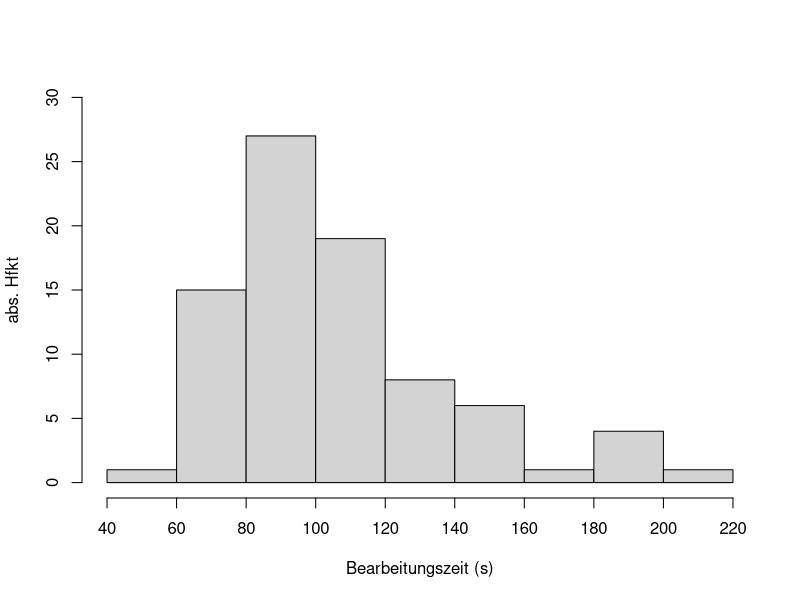
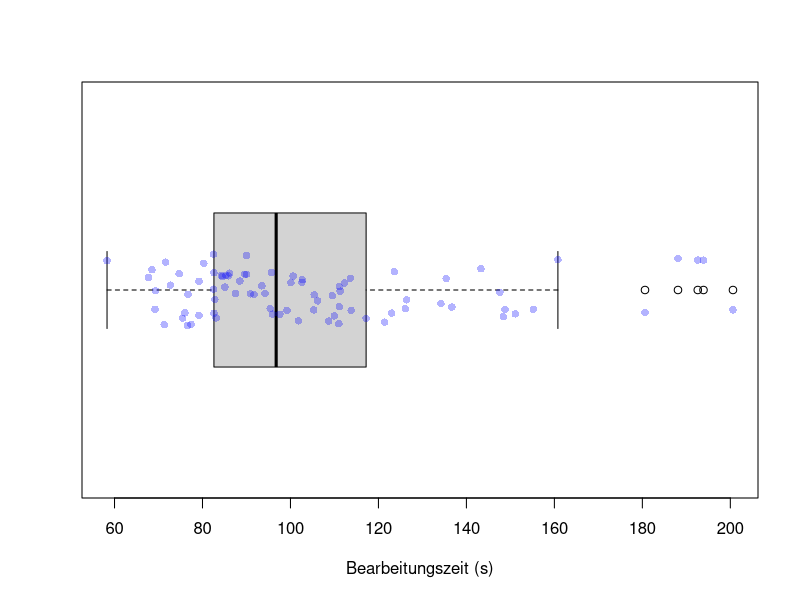
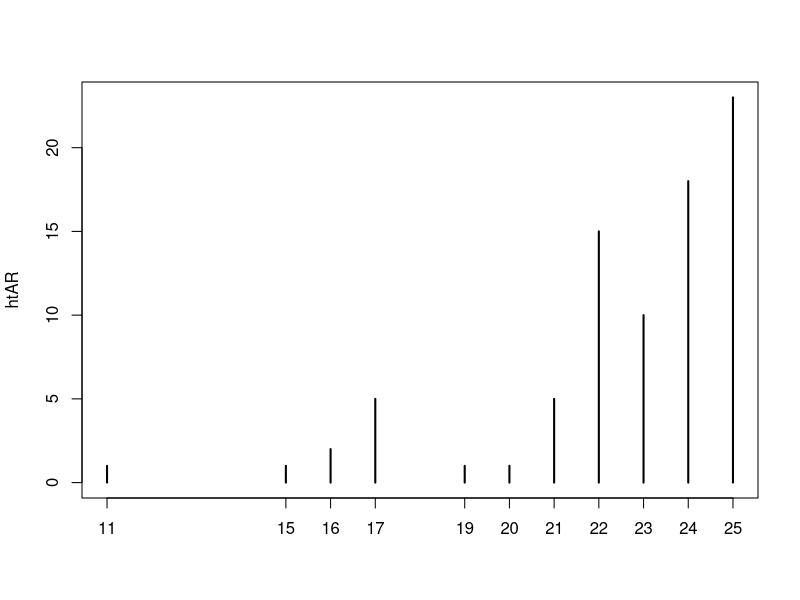
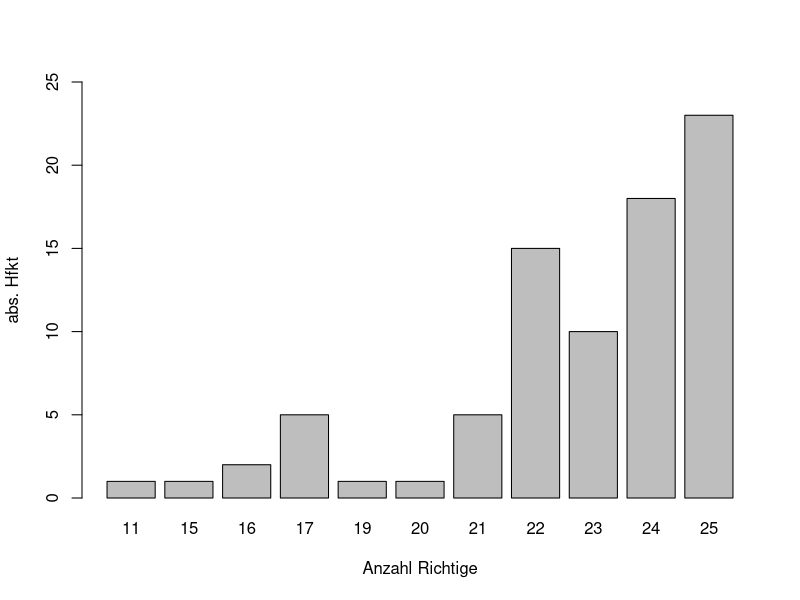
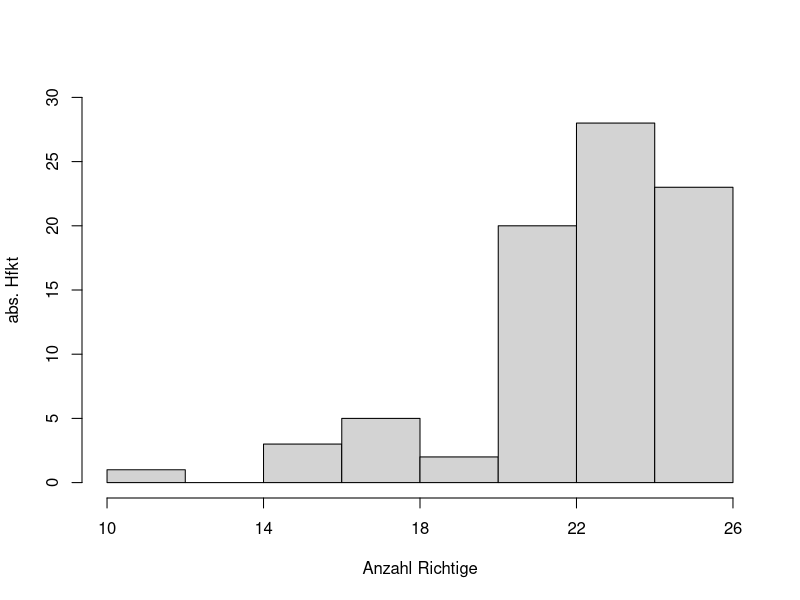
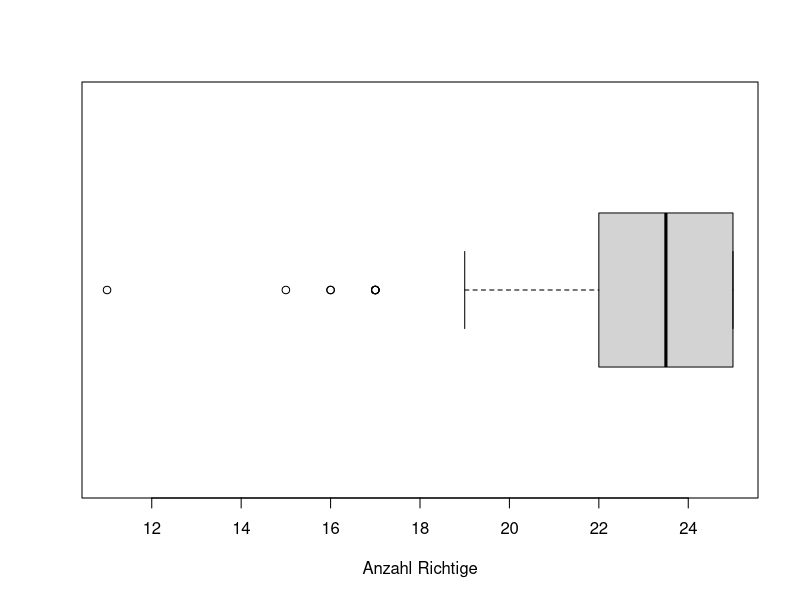
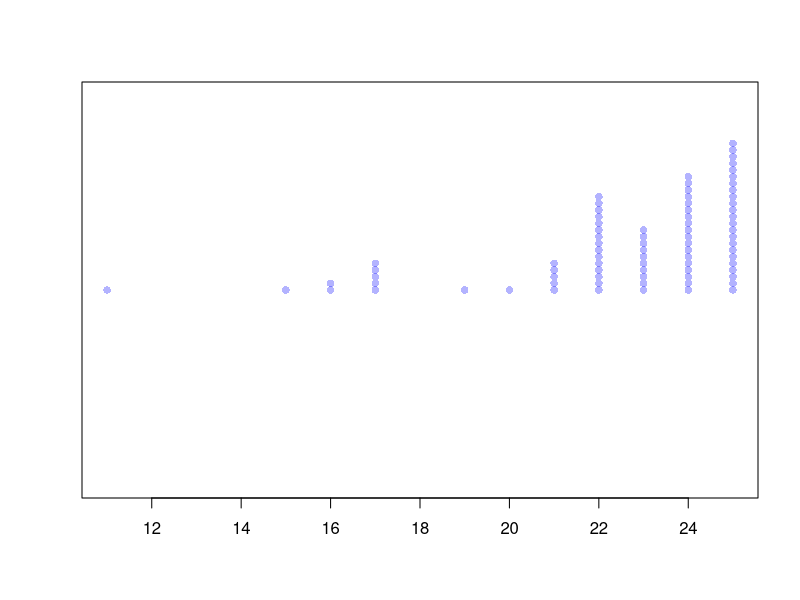
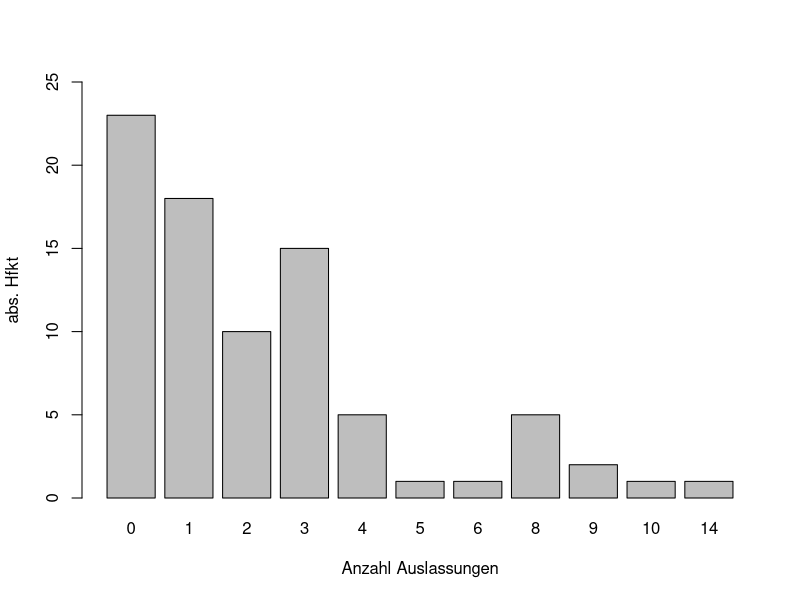

Write R code to recreate these figures, in order. (Note: this script raises an error after producing the figures.)
##### Fallstudien 1 - Projekt 2
##### Autor: Jorrit Kuehne
#####

library(scales)

setwd("C:/Users/jorri/Documents/GitHub/fallstudien/Projekt 2")

data = read.table("Konzentrationsdaten.txt", header = T)

{
dataG1 = data[data$gruppe == 1, ]
dataG2 = data[data$gruppe == 2, ]
dataG1D1 = dataG1[dataG1$durchgang == 1, ]
dataG1D2 = dataG1[dataG1$durchgang == 2, ]
dataG2D1 = dataG2[dataG2$durchgang == 1, ]
dataG2D2 = dataG2[dataG2$durchgang == 2, ]
dataD1 = data[data$durchgang == 1, ]
dataD2 = data[data$durchgang == 2, ]
dataD1GU = dataD1[dataD1$test_typ == "gu", ]
dataD1UG = dataD1[dataD1$test_typ == "ug", ]
}

n = length(data$id) / 2
n

################## DESKRIPTION ALLER VARIABLEN (UNIVARIAT) #####################

    # gruppe
table(data$gruppe)

    # durchgang (irrelevant -> fuer Jede id liegen 2 Durchgaenge vor)
table(data$durchgang)

    # test_typ (irrelevant -> ableitbar aus gruppe und durchgang)
table(data$test_typ)

    # B (Bearbeitungszeit)

# Kennzahlen
summB = summary(data$B, quantile.type = 2)
summB
sdB = sd(data$B)
sdB

# Histogramm
{
hist(data$B,
     main = "",
     xlim = c(40, 220),
     ylim = c(0,30),
     xlab = "Bearbeitungszeit (s)",
     ylab = "abs. Hfkt",
     xaxt = "n"
     )
axis(1, at = seq(40, 220, 20))
}

# Boxplot
boxplot(data$B,
        horizontal = TRUE,
        xlab = "Bearbeitungszeit (s)"
        )

# 1-D Streudiagramm
stripchart(data$B,
           method = "jitter",
           pch = 16,
           col = alpha("blue", 0.3),
           #vertical = TRUE,
           add = TRUE
           )

    # AR (Anzahl Richtige)

# Kennzahlen
summary(data$AR, quantile.type = 2)
sd(data$AR)

# HauefigkeitsTabelle (gut)
htAR = table(data$AR)
htAR

plot(htAR) # (??)

# Balkendiagramm (gut)
barplot(table(data$AR),
        ylim = c(0, 25),
        xlab = "Anzahl Richtige",
        ylab = "abs. Hfkt"
        )

# Histogramm (hier eher nicht sinnvoll)
{
hist(data$AR,
     ylim = c(0, 30),
     xaxt = "n",
     main = "",
     ylab = "abs. Hfkt",
     xlab = "Anzahl Richtige"
     )
axis(1, at = seq(10, 26, 4))
}

# Boxplot (hier eher nicht sinnvoll)
boxplot(data$AR,
        horizontal = TRUE,
        xlab = "Anzahl Richtige"
        )

# 1-D Streudiagramm (??)
stripchart(data$AR,
           method = "stack",
           pch = 16,
           col = alpha("blue", 0.3),
           #vertical = TRUE,
           #add = TRUE
           )

    # AA (Anzahl Auslassungen) <=> 25 - AR

# Kennzahlen
summary(data$AA, quantile.type = 2)
sd(data$AA)

# HauefigkeitsTabelle ("spiegelt" die von AR)
htAA = table(data$AA)
htAA

# Balkendiagramm ("spiegelt" das von AR)
barplot(table(data$AA),
        ylim = c(0, 25),
        xlab = "Anzahl Auslassungen",
        ylab = "abs. Hfkt"
        )

    # AF (Anzahl Falscher)

# Kennzahlen
summary(data$AF, quantile.type = 2)
sd(data$AF)

# Haeufigkeitstabelle
htAF = table(data$AF)
htAF

# Balkendiagramm
barplot(table(data$AF))


# Versuch von stacked Barplots
m = matrix(data = c(rev(htAR), htAA, htAF, rep(0, 6)), ncol = 3)
t = as.table(m)
colnames(t) = c("AR", "AA", "AF")
t
.
barplot(t,
        horiz = TRUE,
        las = 1,
        #col = c("red", "blue")
        xaxt = "n"
        )

text(x = cumsum(rev(htAR)) - 1, 
     y = 1,
     labels = rev(names(htAR))
     )
text(x = cumsum(htAA) - 1,
     y = 2,
     labels = names(htAA)
     )
text(x = cumsum(htAF) - 1,
     y = 3,
     labels = names(htAF)
     )
.

    # KL (Konzentrationsleistung)

# Kennzahlen
summary(data$KL, quantile.type = 2)
sd(data$KL)

# Boxplot
boxplot(data$KL,
        horizontal = TRUE,
        xlab = "Konzentrationsleistung"
        )

# Stripchart
stripchart(data$KL,
           method = "jitter",
           pch = 16,
           col = alpha("blue", 0.5),
           xlab = "Konzentrationsleistung",
           add = TRUE
           )

# Histogramm
hist(data$KL,
     breaks = seq(-40, 30, 5))

# Spielerei
#plot(data$KL)
#points(lowess(data$KL), type = "l", col = "red")
#index = 1:82
#abline(lm(data$KL ~ index)$coefficients, col = "blue")

################################################################################

  # DESKRIPTION zu Aufgabe 1 KONZENTRATIONSSCORE

hist(dataD1GU$KL,
     main = "Hist KL Durchgang 1 GU",
     #xlim = c(-30, 20),
     #ylim = c(0, 5),
     breaks = seq(-30, 20, 2)
     )

hist(dataD1UG$KL,
     main = "Hist KL Durchgang 1 UG",
     #xlim = c(-30, 20),
     #ylim = c(0,5),
     breaks = seq(-30, 20, 2)
     )

summary(dataD1GU$KL, quantile.type = 2)
sd(dataD1GU$KL)
summary(dataD1UG$KL, quantile.type = 2)
sd(dataD1UG$KL)

##### DESKRIPTION zu Aufgabe 2

  ### Konzentrationsleistung
hist(dataD1$KL,
     main = "Hist KL Durchgang 1 GES",
     #xlim = c(-30, 20),
     #ylim = c(0, 5),
     breaks = seq(-40, 30, 2)
     )

hist(dataD2$KL,
     main = "Hist KL Durchgang 2 GES",
     #xlim = c(-30, 20),
     #ylim = c(0, 5),
     breaks = seq(-40, 30, 2)
     )

# D1
summary(dataD1$KL, quantile.type = 2)
sd(dataD1$KL)
# D2
summary(dataD2$KL, quantile.type = 2)
sd(dataD1$KL)
# Schauen ob der Quotient NV ist (unnoetig - da 2 stichproben t-test moegl.)
hist(dataD1$KL / dataD2$KL)
shapiro.test(dataD1$KL / dataD2$KL)


  ### Bearbeitungszeit
hist(dataD1$B,
     main = "Hist B Durchgang 1 GES",
     xlim = c(40, 250)
     )

hist(dataD2$B,
     main = "Hist B Durchgang 2 GES"
     )

# D1
summary(dataD1$B, quantile.type = 2)
sd(dataD1$B)
# D2
summary(dataD2$B, quantile.type = 2)
sd(dataD2$B)

##### DESKRIPTION zu Aufgabe 3: Unterschied in Verbesserung der KL?

  # siehe unten Tests zu Aufgabe 3


####################################################
############# ENDE DESKRIPTION #####################
####################################################


# Extremwert (aus allen Datensaetzen) entfernen
{
  data = data[- which(data$id == 14), ]
  dataG1 = data[data$gruppe == 1, ]
  dataG2 = data[data$gruppe == 2, ]
  dataG1D1 = dataG1[dataG1$durchgang == 1, ]
  dataG1D2 = dataG1[dataG1$durchgang == 2, ]
  dataG2D1 = dataG2[dataG2$durchgang == 1, ]
  dataG2D2 = dataG2[dataG2$durchgang == 2, ]
  dataD1 = data[data$durchgang == 1, ]
  dataD2 = data[data$durchgang == 2, ]
  dataD1GU = dataD1[dataD1$test_typ == "gu", ]
  dataD1UG = dataD1[dataD1$test_typ == "ug", ]
}

n = length(data$id) / 2
n

### Tests fuer Aufgabe 1 ###

# TODO



### Test fuer Aufgabe 2 ###

## Konzentrationsleistung

# TODO

## Bearbeitungszeit

  # Idee: Differenz D2 - D1 testen auf kleiner null?
deltaB = dataD2$B - dataD1$B
hist(deltaB,
     breaks = seq(-100, 60, 10) 
     )
summary(deltaB, quantile.type = 2)
sd(deltaB)
  
  # Teste deltaB auf Normalverteilung
shapiro.test(deltaB)
  # p = 0.1187
  # -> H0 (deltaB normalverteilt) nicht verwerfbar

  # einstichproben t-Test auf
  # H0 deltaB >= 0  vs  H1: deltaB < 0
t.test(deltaB, alternative = "less", mu = 0)



  # AUFGABENTEIL 3

  # Bilde Differenz der KL innerhalb einzelner Gruppen
deltaKLG1 = dataG1D2$KL - dataG1D1$KL
deltaKLG2 = dataG2D2$KL - dataG2D1$KL

  # DESKRIPTION der Differenzen
  # Histogramme
hist(deltaKLG1)
hist(deltaKLG2)
  # Kennzahlen
summary(deltaKLG1, quantile.type = 2)
sd(deltaKLG1)
summary(deltaKLG2, quantile.type = 2)
sd(deltaKLG2)

  # TESTEN der Hypothese

  # TEST auf Normalverteilung  
shapiro.test(deltaKLG1)
shapiro.test(deltaKLG2)
  # NV Annahme (H0) kann nicht abgelehnt werden

  # TEST ob Varianzen gleich
var.test(deltaKLG1, deltaKLG2, alternative = "two.sided")
    # -> Varianzen gleich

  # TEST Zwei-Stichproben t-Test
  # H0: deltaKLG1 <= deltaKLG2  vs  H1: deltaKLG1 > deltaKLG2
t.test(deltaKLG1, deltaKLG2, alternative = "greater",
       var.equal = TRUE)
    # p-Wert = 0.783
    # H0 kann nicht abgelehnt werden

#########################################################

qqnorm(dataD1GU$KL)
qqline(dataD1GU$KL)


m = summary(dataD1$KL)[4]
s = sd(dataD1$KL)
hist(dataD1$KL,
     freq = FALSE)

points(dnorm(seq(-10, 10, 0.5), 0, s), type = "l")
